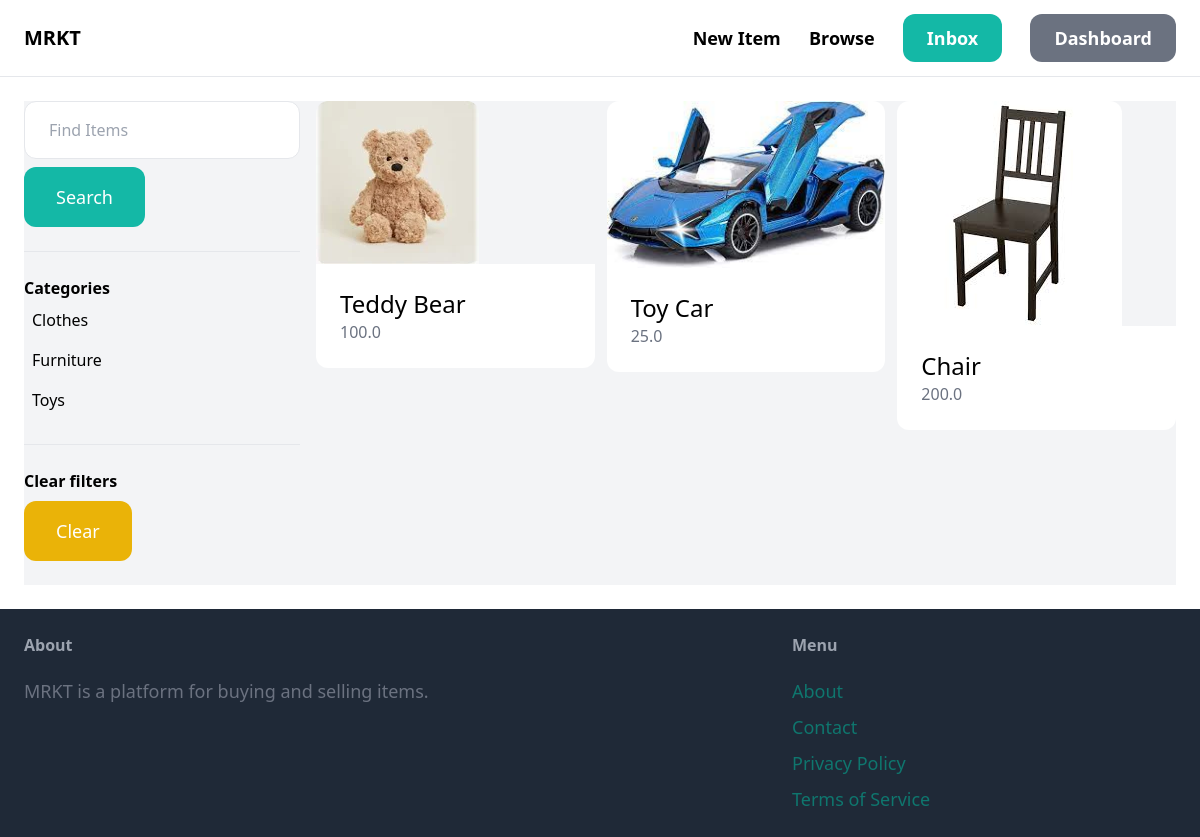
The app's page /items/ (signed in) with its own data.
### item/models.py (models this page shows, shortened)
class Category(models.Model):
    name = models.CharField(max_length=255)
    class Meta:
        ordering = ['name',]
        verbose_name_plural = 'Categories'

class Item (models.Model):
    category = models.ForeignKey(Category, related_name='items', on_delete = models.CASCADE)
    name = models.CharField(max_length=255)
    description = models.TextField(blank = True, null = True)
    price = models.FloatField()
    image = models.ImageField(upload_to = 'item_images', blank = True, null = True)
    is_sold = models.BooleanField(default = False)
    created_at = models.DateTimeField(auto_now_add = True)
    created_by = models.ForeignKey(User, related_name='items', on_delete = models.CASCADE)

### item/views.py (the view)
# urls.py: path('', views.items, name='items'),
def items(request):
    query = request.GET.get('query', '')
    category_id = request.GET.get('category', 0)
    categories = Category.objects.all()
    items = Item.objects.filter(is_sold=False)
    if category_id:
        items = items.filter(category_id=category_id)
    if query:
        items = items.filter(Q(name__icontains=query) | Q(description__icontains=query))
    return render(request, 'item/items.html', {
        'items': items,
        'query': query,
        'categories': categories,
        'category_id': int(category_id)
    })

### item/templates/item/items.html (shortened to what this page needs)
{% extends 'core/base.html' %}
{% block content %}
    <div class="pb-6 grid grid-cols-4 gap-4 bg-gray-100">
        <div class="col-span-1">
            <form method="get" action="{% url 'item:items' %}">
                <input name="query" class="w-full py-4 px-6 border rounded-xl" type="text" value="{{query}}" placeholder="Find Items">
                <button class="mt-2 py-4 px-8 text-lg bg-teal-500 text-white rounded-xl hover:bg-teal-700">Search</button>
            </form>
            <hr class="my-6">
            <p class="font-semibold">Categories</p>
            <ul>
                {% for category in categories %}
                    <li class="py-2 px-2 rounded-xl{% if category.id == category_id %} bg-gray-200 {% endif %}">
                        <a href="{% url 'item:items' %}?query={{ query }}&category={{ category.id }}">{{ category.name }}</a>
                    </li>
                {% endfor %}
            </ul>
            <hr class="my-6">
            <p class="font-semibold">Clear filters</p>
            <ul>
                <li><a href="{% url 'item:items' %}" class="mt-2 py-4 px-8 inline-block bg-yellow-500 text-lg rounded-xl text-white">Clear</a></li>
            </ul>
        </div>
        <div class="col-span-3">
            <div class="grid grid-cols-3 gap-3">
                {% for item in items %}
                    <div>
                        <a href="{% url 'item:detail' item.id %}">
                            <div>
                                <img src="{{ item.image.url }}" class="rounded-t-xl">
                            </div>
                            <div class="p-6 bg-white rounded-b-xl">
                                <h2 class="text-2xl">{{ item.name }}</h2>
                                <p class="text-gray-500">{{ item.price }}</p>
                            </div>
                        </a>
                    </div>
                {% endfor %}
            </div>
        </div>
    </div>
{% endblock %}

### records on screen
Category: name "Clothes"
Category: name "Furniture"
Category: name "Toys"
Item: image (picture), name "Teddy Bear", price "100.0"
Item: image (picture), name "Toy Car", price "25.0"
Item: image (picture), name "Chair", price "200.0"
